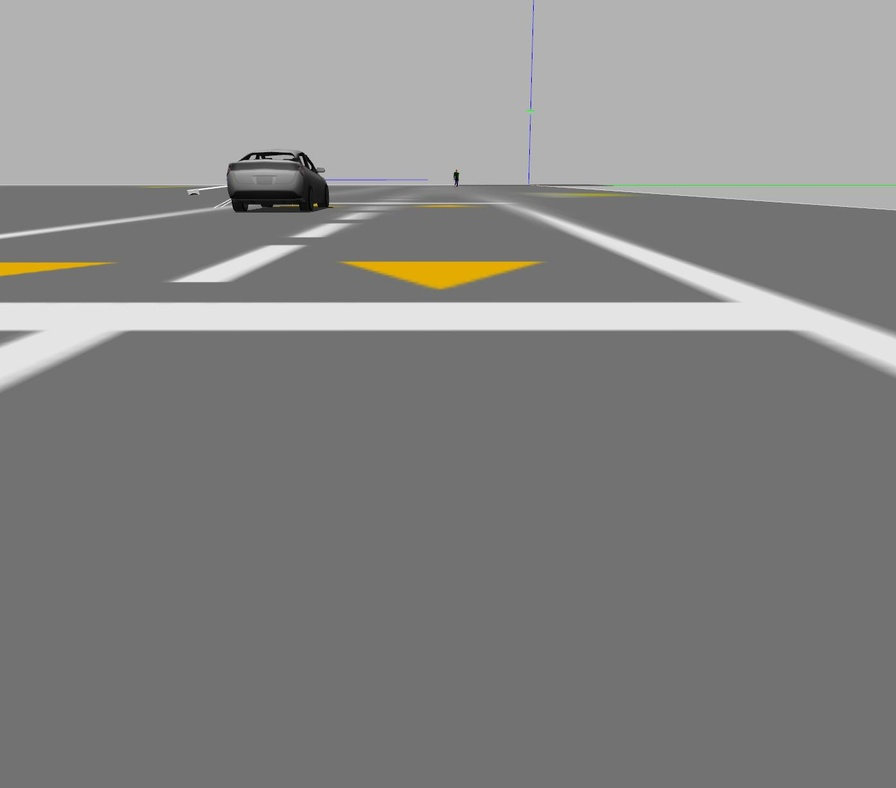
#> input picture ros2_term_project/worlds/end_line.jpg, 896 x 788 px, shrunk from 1395 x 1227 before the run
$ python end_line_tracker.py
#> lines starting #> are read from the running program, lines starting #| are printed output that depends on the picture; after the words box and inside, x2 and y2 are one past the last pixel; in counts of white or black regions, pixels touching at a corner belong together
#> in main, img is the input picture: shape (788, 896, 3); mean B, G, R 134.1, 135, 135.3
import cv2
import numpy

class EndLineTracker:
    def __init__(self):
        self._delta = None

    def process(self, img: numpy.ndarray) -> None:
        hsv = cv2.cvtColor(img, cv2.COLOR_BGR2HSV)
#> hsv: shape (788, 896, 3); mean H, S, V 2.8, 1.9, 135.4

        # 노란색 종료 지점 마
        lower_yellow = numpy.array([20, 200, 200])
        upper_yellow = numpy.array([30, 255, 250])

        # 노란색 식별
        mask = cv2.inRange(hsv, lower_yellow, upper_yellow)
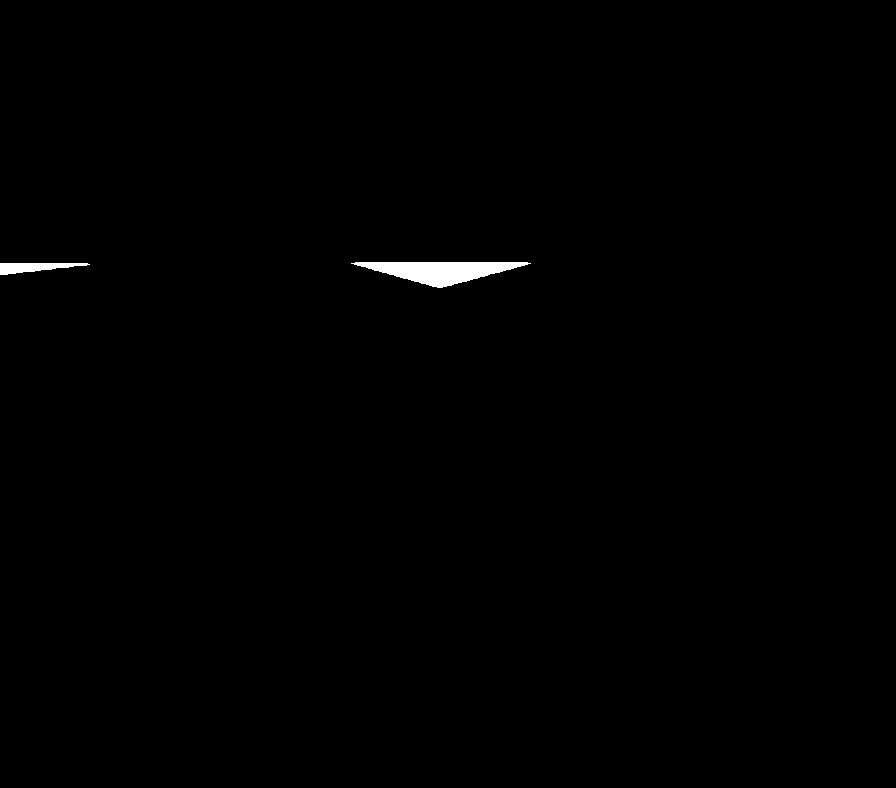
#> mask: shape (788, 896); 0.45% white; 2 white regions, box (x1, y1, x2, y2) and area: (351, 262, 531, 288) 2541, (0, 263, 90, 275) 639

        h, w, d = img.shape
#> h = 788; w = 896; d = 3
        search_bot = int(4*h / 7)
#> search_bot = 450

        # 마스킹
        mask[search_bot:h, 0:w] = 0
        mask[0:h, 0:int(w / 4)] = 0
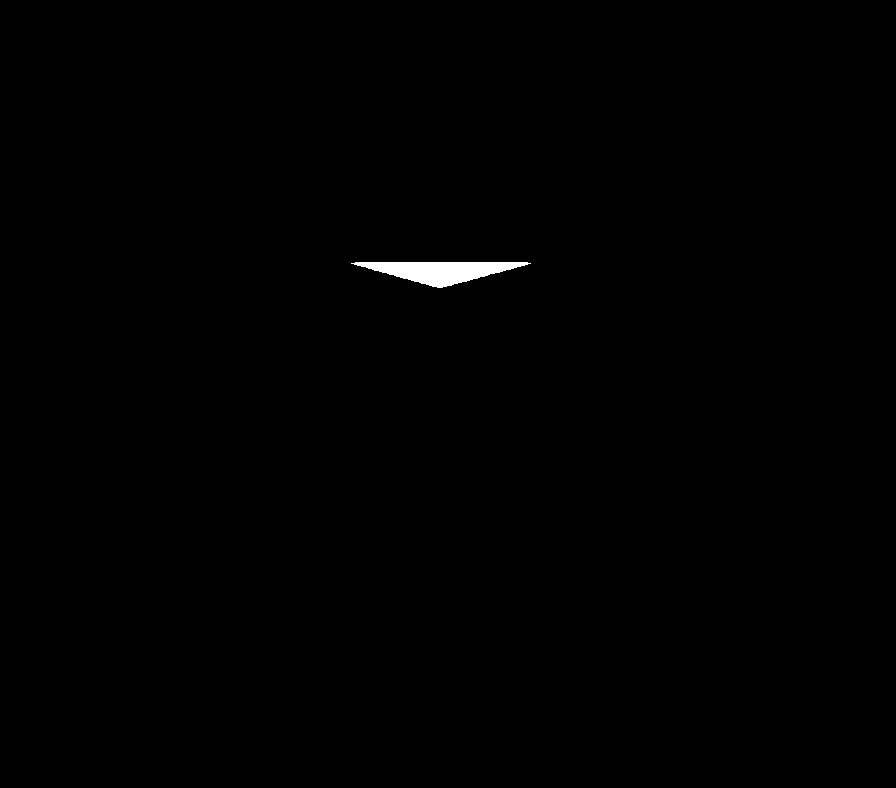
#> mask: shape (788, 896); 0.36% white; 1 white region, box (x1, y1, x2, y2) and area: (351, 262, 531, 288) 2541
        mask[0:h, int(2 * w / 3):w] = 0

        # 종료선 검출
        M = cv2.moments(mask)
#> M = moments, m00 647955, centre m10/m00, m01/m00 = (440.3, 270.4)
        if M['m00'] > 0:
            cx = int(M['m10'] / M['m00'])
#> cx = 440
            cy = int(M['m01'] / M['m00'])
#> cy = 270
            cv2.circle(img, (cx, cy), 20, (255, 0, 0), -1)
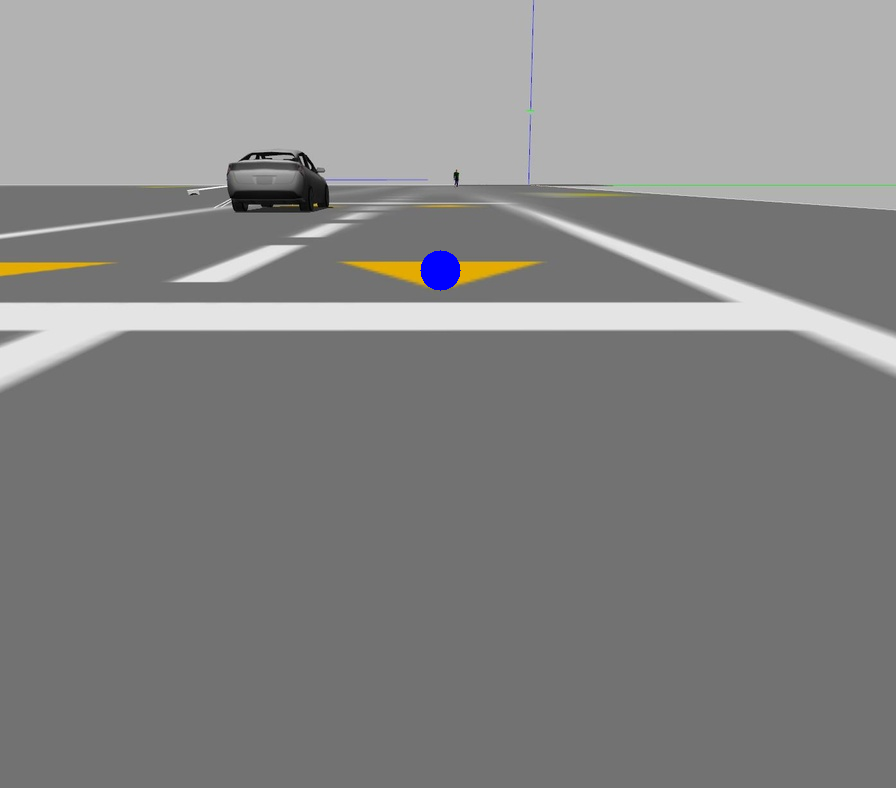
#> img: shape (788, 896, 3); 0.18% of pixels changed, all inside (x1, y1, x2, y2) = (420, 250, 461, 291)
            # BEGIN CONTROL
            err = abs(cx - w/2)
#> err = 8
            self._delta = err
#> self._delta = 8
            # END CONTROL

        # 카메라에서 오는 이미지 정보 띄워줌
        # cv2.imshow("front_window2", img)
        # cv2.imshow("front_mask2", mask)
        # cv2.waitKey(3)

        # Decorator
        @property
        def _delta(self):
            return self._delta

# 테스트 코드
def main():
    tracker = EndLineTracker()
    import time
    for i in range(100):
        img = cv2.imread('../worlds/end_line.jpg')
        tracker.process(img)
        time.sleep(0.1)

if __name__ == '__main__':
    main()
